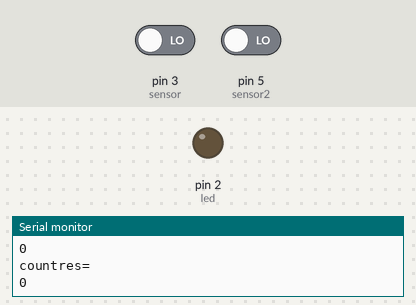
A sketch run on a simulated Arduino Uno, built with avr-gcc and run on an emulated ATmega328P. On the bench: output pins drawn as LEDs (lit = HIGH), the last lines printed to the serial monitor. The test bench sets the inputs (shaded band); at power-on: pin 3 (sensor) LOW, pin 5 (sensor2) LOW. No radio packets arrive unless stated.

Above: at 7.7 s.
7.8 s: pin 3 (sensor) driven HIGH
At 10.43 s:
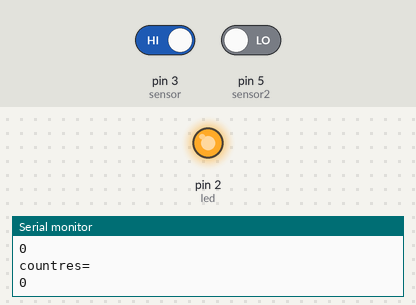
15.3 s: pin 5 (sensor2) driven HIGH
At 18.1 s:
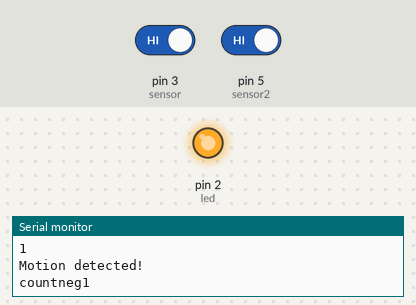
19.7 s: pin 3 (sensor) driven LOW
At 20.46 s:
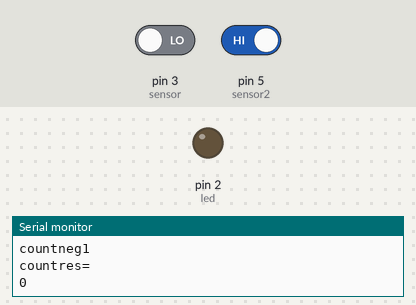
24.1 s: pin 5 (sensor2) driven LOW
At 27.4 s:
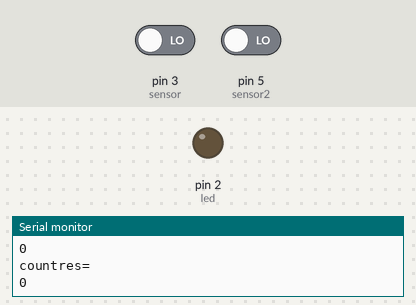
Timing chart, 0 to 28.9 s (numbered marks = the images above; inputs shaded):
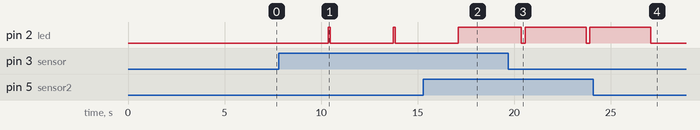

The sketch:

transmissor-receptor.ino
```cpp
#include <RH_ASK.h>
#include <SPI.h> // Not actually used but needed to compile
RH_ASK driver;
int pfe=18;
char msg[10];

// Digital 12 reservado para transmissão, DATA do RF433

int led = 2;                // the pin that the LED is atteched to
int sensor = 3;              // the pin that the sensor is atteched to
int sensor2 = 5;
int state = LOW;             // by default, no motion detected
int state2 = LOW;
int val = 0;                 // variable to store the sensor status (value)
int val2 = 0;
int countpos=0;// counter for sensor1
int countneg=0; //counter for sensor two
int countres=0; // result : what we are really after here. later on, this result will be sent by the RF transmitter

void setup() {
  pinMode(led, OUTPUT);      // initalize LED as an output
  pinMode(sensor, INPUT);    // initialize sensor as an input
  pinMode(sensor2, INPUT);
  Serial.begin(9600);        // initialize serial
 if (!driver.init())
         Serial.println("init failed");

}

void loop(){
  val = digitalRead(sensor);   // read sensor value
  if (val == HIGH) {           // check if the sensor is HIGH
    digitalWrite(led, HIGH);   // turn LED ON
    delay(100);                // delay 100 milliseconds

    if (state == LOW) {
      Serial.println("Motion detected!");
      state = HIGH;       // update variable state to HIGH
    countpos=countpos+1;
    Serial.print("countpos=");
    Serial.println(countpos);
    }
  }
  else {
      digitalWrite(led, LOW); // turn LED OFF
      delay(200);             // delay 200 milliseconds

      if (state == HIGH){
        Serial.println("Motion stopped!");
        state = LOW;       // update variable state to LOW
    }
    }

    // SECOD SENSOR
    val2 = digitalRead(sensor2);   // read sensor value
  if (val2 == HIGH) {           // check if the sensor is HIGH
    digitalWrite(led, HIGH);   // turn LED ON
    delay(100);                // delay 100 milliseconds

    if (state2 == LOW) {
      Serial.println("Motion detected!");
      state2 = HIGH;       // update variable state to HIGH
    countneg=countneg+1;
        Serial.print("countneg");
Serial.println(countneg);
    }
  }
  else {
      digitalWrite(led, LOW); // turn LED OFF
      delay(200);             // delay 200 milliseconds

      if (state2 == HIGH){
        Serial.println("Motion stopped!");
        state2 = LOW;       // update variable state to LOW
    }
    }
    countres=countpos-countneg;
          delay(2000);             // delay 200 milliseconds

        Serial.println("countres=");

    Serial.println(countres);


   // CODE EMETTEUR
const char *msg = "Hello World!";
    itoa(countres, msg, 10);
    driver.send((uint8_t *)msg, strlen(msg));
    driver.waitPacketSent();
    delay(1000);

}
```

Measured:
- after the input at 7.8 s, pin 2 (led): alternates HIGH for 0.10 s and LOW for 3.3 s, starting after 2.6 s
- after the input at 15.3 s, pin 2 (led): goes on until 17.1 s, then stays HIGH
- after the input at 19.7 s, pin 2 (led): alternates HIGH for 3.2 s and LOW for 0.20 s, starting after 0.67 s
- after the input at 24.1 s, pin 2 (led): goes on until 27.1 s, then stays LOW
